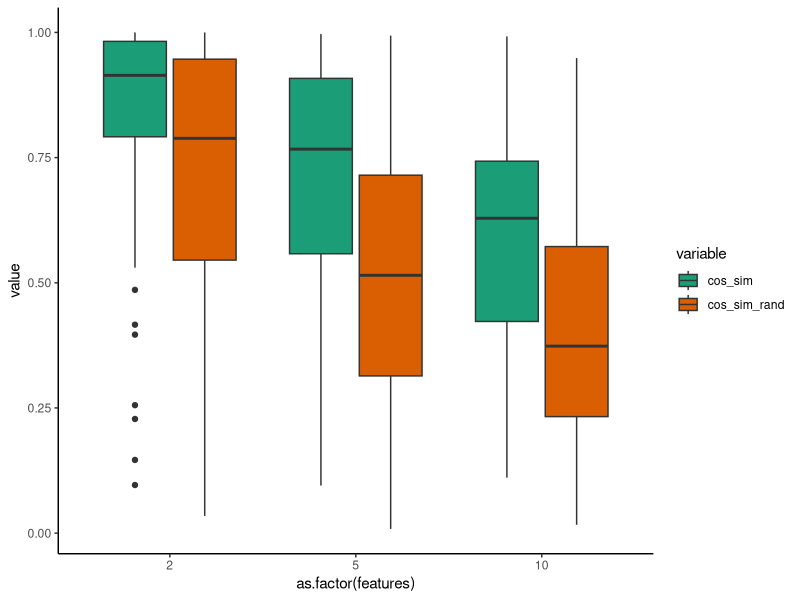
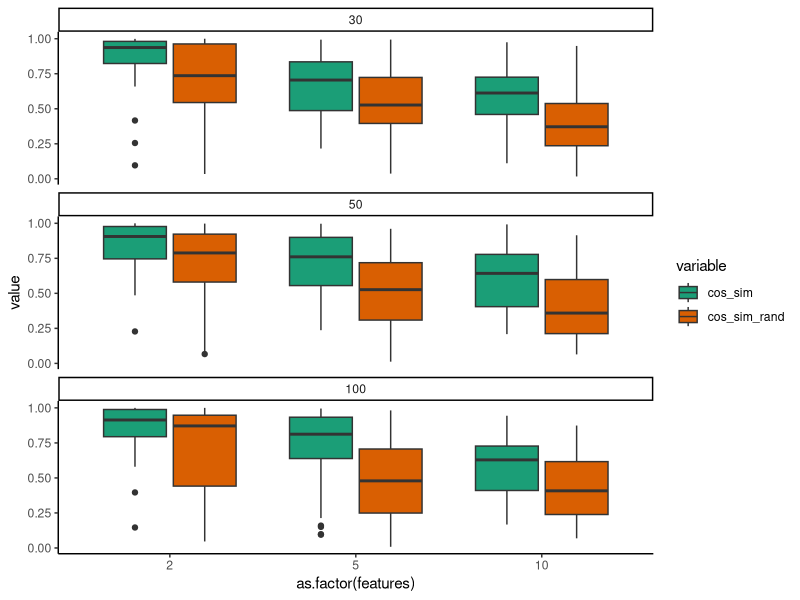
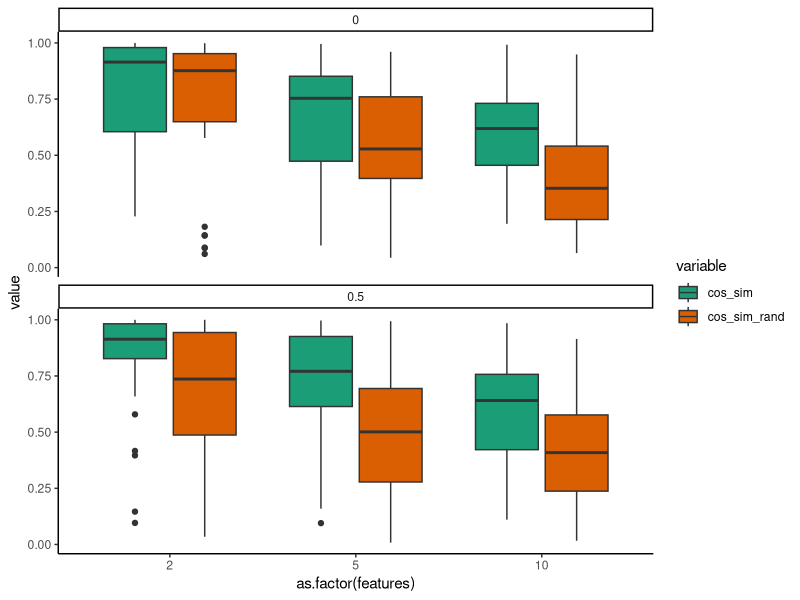
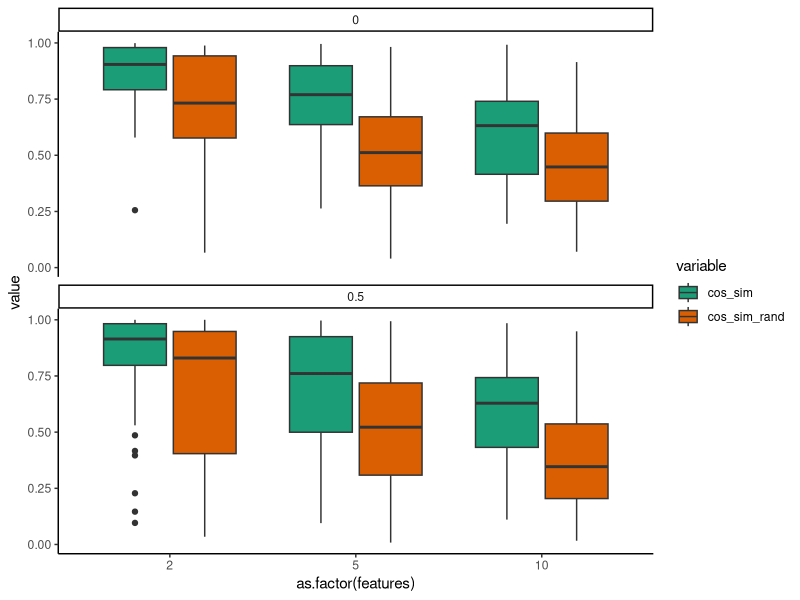
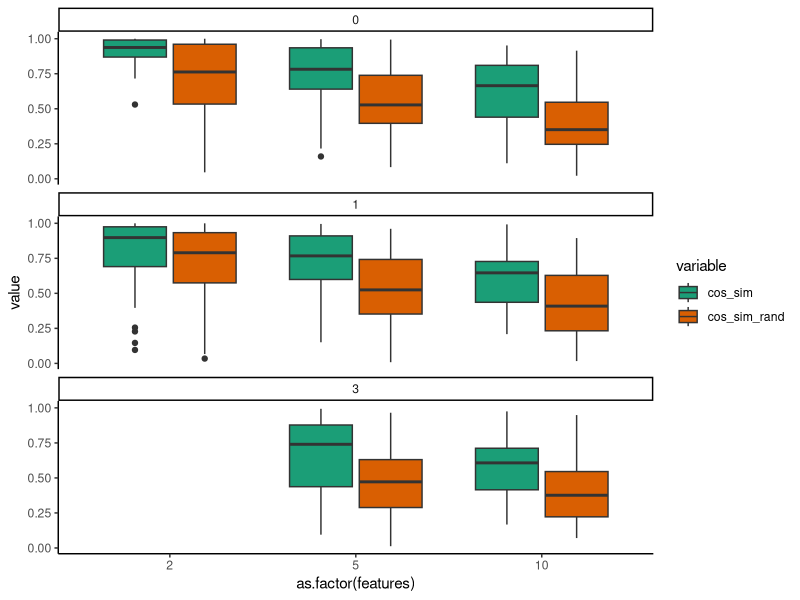
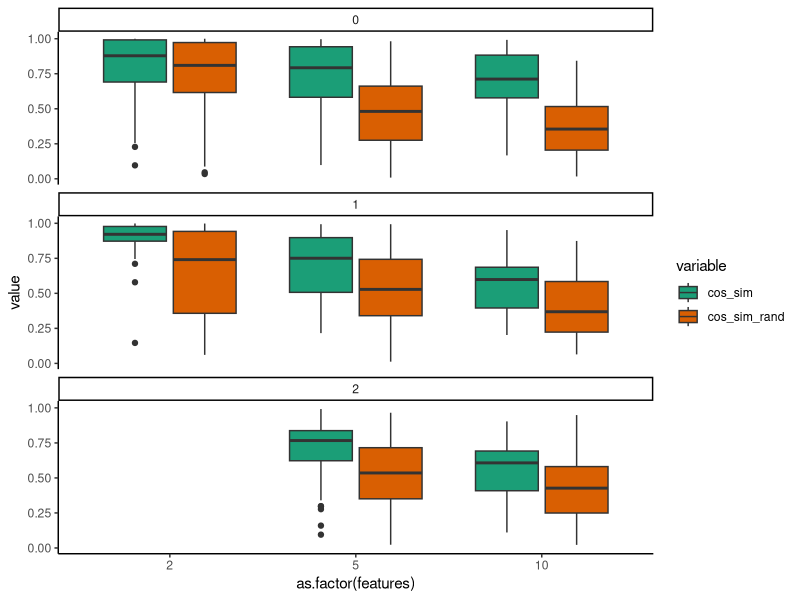
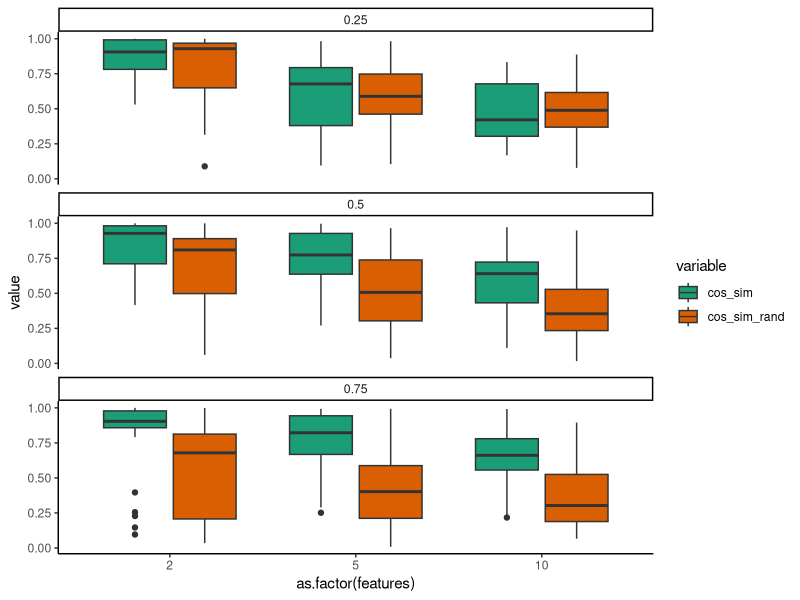

Write R code to recreate these figures, in order. (Note: this script raises an error after producing the figures.)
## ---- chunk 1
setwd("~/github/Chinook-Growth-Project")
dat <- read.csv("main/sim_results_4.csv")
dat1 <- read.csv("main/sim_results_4.csv")
library(dplyr)
library(reshape2)
library(ggplot2)
## ---- chunk 2
dat <- melt(dat, id.vars = setdiff(names(dat), c("cos_sim","cos_sim_rand")) )
dat
## ---- chunk 3

ggplot(dat, aes(x = as.factor(features), 
                y = value, fill = variable))+
  geom_boxplot()+
  scale_fill_brewer(palette =   "Dark2")+
  theme_classic()
## ---- chunk 4
ggplot(dat, aes(x = as.factor(features), 
                y = value, fill = variable))+
  geom_boxplot()+
  scale_fill_brewer(palette =   "Dark2")+
  theme_classic()+facet_wrap(~N, ncol = 1)
## ---- chunk 5
ggplot(dat, aes(x = as.factor(features), 
                y = value, fill = variable))+
  geom_boxplot()+
  scale_fill_brewer(palette =   "Dark2")+
  theme_classic()+facet_wrap(~rho_U, ncol = 1)
## ---- chunk 6
ggplot(dat, aes(x = as.factor(features), 
                y = value, fill = variable))+
  geom_boxplot()+
  scale_fill_brewer(palette =   "Dark2")+
  theme_classic()+facet_wrap(~rho_X, ncol = 1)
## ---- chunk 7
ggplot(dat, aes(x = as.factor(features), 
                y = value, fill = variable))+
  geom_boxplot()+
  scale_fill_brewer(palette = "Dark2")+
  theme_classic()+facet_wrap(~nonlinear, ncol = 1)
## ---- chunk 8
ggplot(dat, aes(x = as.factor(features), 
                y = value, fill = variable))+
  geom_boxplot()+
  scale_fill_brewer(palette = "Dark2")+
  theme_classic()+facet_wrap(~interactions, ncol = 1)
## ---- chunk 9
ggplot(dat, aes(x = as.factor(features), 
                y = value, fill = variable))+
  geom_boxplot()+
  scale_fill_brewer(palette = "Dark2")+
  theme_classic()+facet_wrap(~totals_effect, ncol = 1)
## ---- chunk 10
ggplot(dat1 %>% filter(variable == "cos_sim"),
       aes(y = cos_sim -cos_s,x = r2_train))+
  geom_point()+
  geom_smooth(method = lm)+
  scale_fill_brewer(palette = "Dark2")+
  theme_classic()+
  facet_wrap(~features)
## ---- chunk 11
mod = lm(data = dat %>% filter(variable == "cos_sim"), value ~
      as.factor(features) + 
     as.factor(totals_effect) + as.factor(rho_X) + as.factor(rho_U) + 
       as.factor(N)+r2_train)
summary(mod)
## ---- chunk 12
mod = lm( data = dat1 %>% 
  group_by(N, features, totals_effect, rho_X, nonlinear, interactions) %>%
  mutate(cos_sim_rand = mean(cos_sim_rand)) %>%
  ungroup()%>%
  mutate(score = cos_sim - cos_sim_rand),
  score ~ as.factor(features) + 
    as.factor(N) + as.factor(totals_effect)+
    as.factor(nonlinear)+
    as.factor(interactions)+
    as.factor(rho_X)+ r2_test)
summary(mod)
## ---- chunk 13
mod = lm( data = dat1 %>% 
  group_by(N, features, totals_effect, rho_X, nonlinear) %>%
  mutate(cos_sim_rand = mean(cos_sim_rand)) %>%
  ungroup()%>%
  mutate(score = cos_sim - cos_sim_rand),
  score ~ as.factor(features) + 
    as.factor(N)+ r2_train)
summary(mod)
## ---- chunk 14
ggplot(dat1 %>% 
  group_by(N, features, rho_X, nonlinear) %>%
  mutate(cos_sim_rand = mean(cos_sim_rand)) %>%
  ungroup()%>%
  mutate(score = cos_sim - cos_sim_rand),
  aes(y = score, x = r2_train, color = nonlinear))+
  geom_point()+
  facet_grid(features~N, scales = "free")+
  geom_smooth(method = lm)+
  theme_classic()+
  geom_hline(aes(yintercept = 0))
## ---- chunk 15
ggplot(dat1 %>% filter(r2_test > -1
                       )%>% 
  group_by(N, features, totals_effect, rho_X, nonlinear) %>%
  mutate(cos_sim_rand = mean(cos_sim_rand)) %>%
  ungroup()%>%
  mutate(score = cos_sim - cos_sim_rand),
  aes(y = score, x = r2_test))+
  geom_point()+
  facet_grid(features~N, scales = "free")+
  geom_smooth(method = lm)+
  theme_classic()+
  geom_hline(aes(yintercept = 0))
